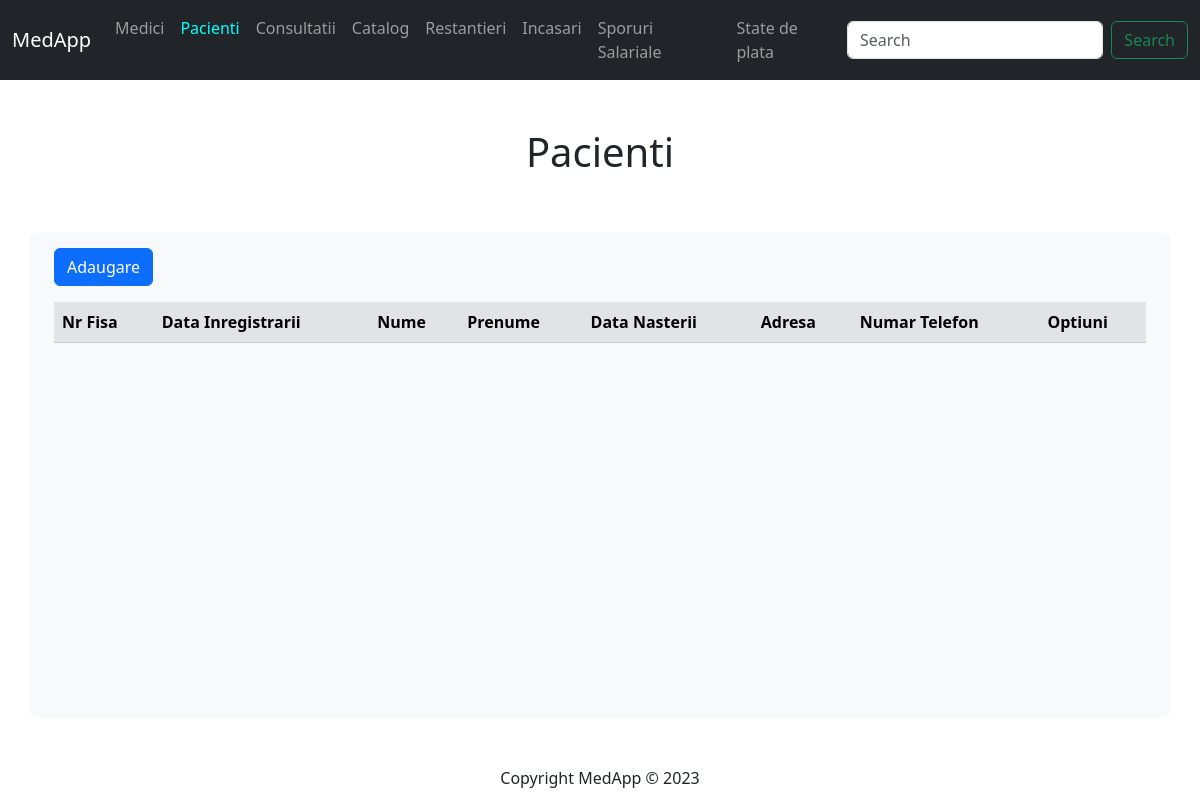
Page /display/pacienti.php on the earlier database version.
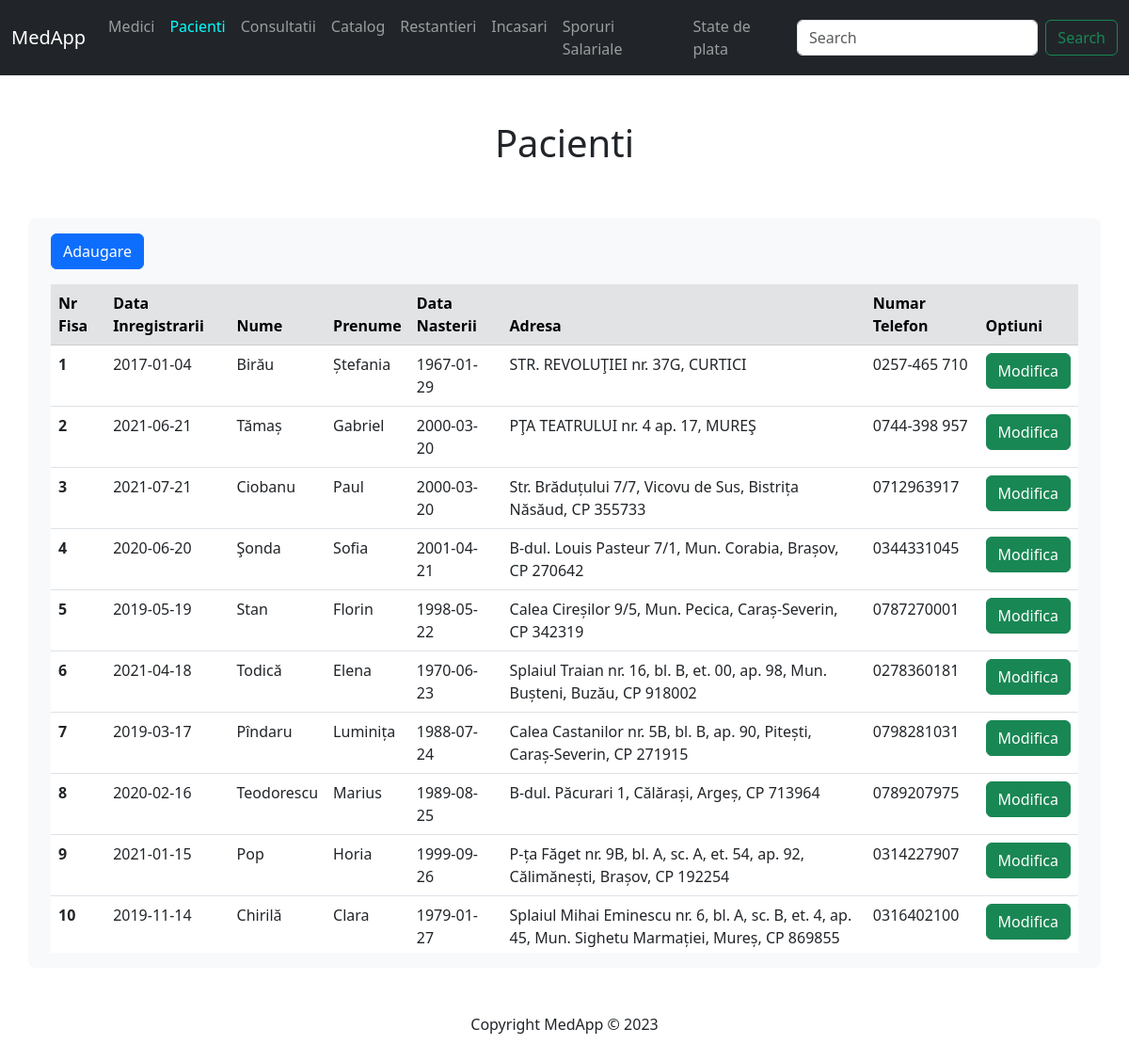
Same page on the later database version.
### tables this page shows
CREATE TABLE pacient (
    nr_fisa INT PRIMARY KEY,
    data_inregistrarii DATE,
    nume VARCHAR(50),
    prenume VARCHAR (50),
    data_nasterii DATE,
    adresa VARCHAR(100),
    numar_telefon VARCHAR(13)
);

### php/pacient_code.php (called while the page is built, shortened)
<?php
include($_SERVER['DOCUMENT_ROOT'] . '/medapp/inc/db.php');
$select = "SELECT * FROM pacient";
$rezultatSelect = mysqli_query($conn, $select);
?>

### display/pacienti.php (the view, shortened to what this page needs)
<?php
    include($_SERVER['DOCUMENT_ROOT'] . '/medapp/inc/header.php');
    include($_SERVER['DOCUMENT_ROOT'] . '/medapp/php/pacient_code.php')
?>
<a href="../forms/pacient_form.php">
    <button class="btn btn-primary">Adaugare</button>
</a>
<div class="tableFixed mt-3">
    <table class="table table-hover">
        <thead class="table-secondary">
            <tr>
                <th scope="col">Nr Fisa</th>
                <th scope="col">Data Inregistrarii</th>
                <th scope="col">Nume</th>
                <th scope="col">Prenume</th>
                <th scope="col">Data Nasterii</th>
                <th scope="col">Adresa</th>
                <th scope="col">Numar Telefon</th>
                <th scope="col">Optiuni</th>
            </tr>
        </thead>
        <tbody>
            <?php
                if($rezultatSelect) {
                    while($rand = mysqli_fetch_assoc($rezultatSelect)) {
                        $fisa = $rand['nr_fisa'];
                        $data_inreg = $rand['data_inregistrarii'];
                        $nume = $rand['nume'];
                        $prenume = $rand['prenume'];
                        $data_nasterii = $rand['data_nasterii'];
                        $adresa = $rand['adresa'];
                        $tel = $rand['numar_telefon'];
                        echo "<tr>
                                <th scope='row'>$fisa</th>
                                <td>$data_inreg</td>
                                <td>$nume</td>
                                <td>$prenume</td>
                                <td>$data_nasterii</td>
                                <td>$adresa</td>
                                <td>$tel</td>
                                <td>
                                    <a href='../forms/pacient_form.php?id=$fisa'>
                                        <button class='btn btn-success'>Modifica</button>
                                    </a>
                                </td>
                            </tr>"
                        ;
                    }
                }
            ?>
        </tbody>
    </table>
</div>
<?php include($_SERVER['DOCUMENT_ROOT'] . '/medapp/inc/footer.php'); ?>

### inc/header.php (shortened to what this page needs)
<?php
    $pag = basename($_SERVER['PHP_SELF']);
?>
<!DOCTYPE html>
<html>
    <head>
        <link href="https://cdn.jsdelivr.net/npm/bootstrap@5.3.0-alpha1/dist/css/bootstrap.min.css" rel="stylesheet">
        <link rel="stylesheet" href="https://cdn.jsdelivr.net/npm/bootstrap-icons@1.10.3/font/bootstrap-icons.css">
        <link rel="stylesheet" type="text/css" href="/medapp/inc/styles.css">
    </head>
    <body>
        <nav class="navbar navbar-expand-lg bg-dark navbar-dark">
            <div class="container-fluid">
                <a href="/medapp/index.php" class="navbar-brand" <?php echo ($pag == "index.php") ? 'style = "color: aqua;"' : "" ?>>MedApp</a>
                <div class="collapse navbar-collapse" id="navmenu">
                    <ul class="navbar-nav">
                        <li class="nav-item">
                            <a href="/medapp/display/medici.php" class="nav-link" <?php echo ($pag == "medici.php") ? 'style = "color: aqua;"' : "" ?>>Medici</a>
                        </li>
                        <li class="nav-item">
                            <a href="/medapp/display/pacienti.php" class="nav-link" <?php echo ($pag == "pacienti.php") ? 'style = "color: aqua;"' : "" ?>>Pacienti</a>
                        </li>
                        <li class="nav-item">
                            <a href="/medapp/display/consultatii.php" class="nav-link" <?php echo ($pag == "consultatii.php") ? 'style = "color: aqua;"' : "" ?>>Consultatii</a>
                        </li>
                        <li class="nav-item">
                            <a href="/medapp/display/catalog.php" class="nav-link" <?php echo ($pag == "catalog.php") ? 'style = "color: aqua;"' : "" ?>>Catalog</a>
                        </li>
                        <li class="nav-item">
                            <a href="/medapp/display/restantieri.php" class="nav-link" <?php echo ($pag == "restantieri.php") ? 'style = "color: aqua;"' : "" ?>>Restantieri</a>
                        </li>
                        <li class="nav-item">
                            <a href="/medapp/display/incasari.php" class="nav-link" <?php echo ($pag == "incasari.php") ? 'style = "color: aqua;"' : "" ?>>Incasari</a>
                        </li>
                        <li class="nav-item">
                            <a href="/medapp/display/sporuri.php" class="nav-link" <?php echo ($pag == "sporuri.php") ? 'style = "color: aqua;"' : "" ?>>Sporuri Salariale</a>
                        </li>
                        <li class="nav-item">
                            <a href="/medapp/display/stat_plata.php" class="nav-link" <?php echo ($pag == "stat_plata.php") ? 'style = "color: aqua;"' : "" ?>>State de plata</a>
                        </li>
                    </ul>
                </div>
                <?php
                    if($pag == "pacienti.php" || $pag == "consultatii.php") {
                        if($pag == "consultatii.php") {
                            $radio = "<select class='form-select btn btn-outline-info me-3' name='select'>
                                        <option value='1'>Zi</option>
                                        <option value='2'>Saptamana</option>
                                    </select>";
                        } else {
                            $radio = "";
                        }
                        echo "<form class='d-flex' role='cautare' method='POST' action='" . htmlspecialchars($_SERVER['PHP_SELF']) . "'>
                                <input class='form-control me-2' type='search' placeholder='Search' aria-label='Search' name='cautare'>
                                $radio
                                <button class='btn btn-outline-success' type='submit'>Search</button>
                            </form>"
                        ;
                    }
                ?>
            </div>
        </nav>
        <div class="container">
            <div class="row my-5 text-center">
                <?php
                    switch($pag) {
                        case 'pacienti.php';
                            echo '<h1>Pacienti</h1>';
                            break;
                    }
                ?>
            </div>
        </div>
        <div class="container">
            <div class="row">
                <div class="bg-light rounded-3 col-md-12">
                    <div class="container-fluid my-3">

### inc/footer.php (shortened to what this page needs)
                    </div>
                </div>
            </div>
        </div>
        <footer class="text-center mt-5">
            Copyright MedApp &copy; <?php echo date('Y') ?>
        </footer>
    </body>
</html>

### inc/styles.css (style rules this page uses)
.tableFixed { overflow: auto; height: 50vh; }
.tableFixed thead th { position: sticky; top: 0; }

Differences in the rows shown:
added pacient: nr_fisa "1", data_inregistrarii "2017-01-04", nume "Birău", prenume "Ștefania", data_nasterii "1967-01-29", adresa "STR. REVOLUŢIEI nr. 37G, CURTICI", numar_telefon "0257-465 710"
added pacient: nr_fisa "2", data_inregistrarii "2021-06-21", nume "Tămaș", prenume "Gabriel", data_nasterii "2000-03-20", adresa "PŢA TEATRULUI nr. 4 ap. 17, MUREŞ", numar_telefon "0744-398 957"
added pacient: nr_fisa "3", data_inregistrarii "2021-07-21", nume "Ciobanu", prenume "Paul", data_nasterii "2000-03-20", adresa "Str. Brăduțului 7/7, Vicovu de Sus, Bistrița Năsăud, CP 355733", numar_telefon "0712963917"
added pacient: nr_fisa "4", data_inregistrarii "2020-06-20", nume "Şonda", prenume "Sofia", data_nasterii "2001-04-21", adresa "B-dul. Louis Pasteur 7/1, Mun. Corabia, Brașov, CP 270642", numar_telefon "0344331045"
added pacient: nr_fisa "5", data_inregistrarii "2019-05-19", nume "Stan", prenume "Florin", data_nasterii "1998-05-22", adresa "Calea Cireșilor 9/5, Mun. Pecica, Caraș-Severin, CP 342319", numar_telefon "0787270001"
added pacient: nr_fisa "6", data_inregistrarii "2021-04-18", nume "Todică", prenume "Elena", data_nasterii "1970-06-23", adresa "Splaiul Traian nr. 16, bl. B, et. 00, ap. 98, Mun. Bușteni, Buzău, CP 918002", numar_telefon "0278360181"
added pacient: nr_fisa "7", data_inregistrarii "2019-03-17", nume "Pîndaru", prenume "Luminița", data_nasterii "1988-07-24", adresa "Calea Castanilor nr. 5B, bl. B, ap. 90, Pitești, Caraș-Severin, CP 271915", numar_telefon "0798281031"
added pacient: nr_fisa "8", data_inregistrarii "2020-02-16", nume "Teodorescu", prenume "Marius", data_nasterii "1989-08-25", adresa "B-dul. Păcurari 1, Călărași, Argeș, CP 713964", numar_telefon "0789207975"
added pacient: nr_fisa "9", data_inregistrarii "2021-01-15", nume "Pop", prenume "Horia", data_nasterii "1999-09-26", adresa "P-ța Făget nr. 9B, bl. A, sc. A, et. 54, ap. 92, Călimănești, Brașov, CP 192254", numar_telefon "0314227907"
added pacient: nr_fisa "10", data_inregistrarii "2019-11-14", nume "Chirilă", prenume "Clara", data_nasterii "1979-01-27", adresa "Splaiul Mihai Eminescu nr. 6, bl. A, sc. B, et. 4, ap. 45, Mun. Sighetu Marmației, Mureș, CP 869855", numar_telefon "0316402100"
